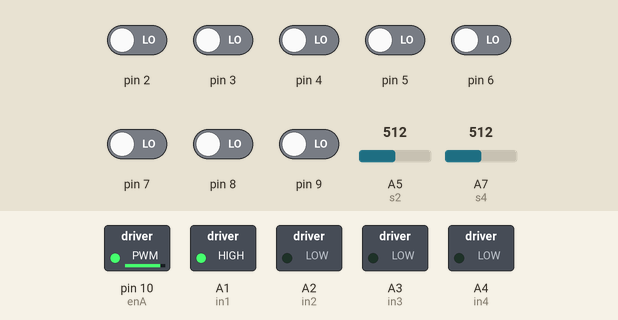
A sketch run on a simulated Arduino Nano, built with avr-gcc and run on an emulated ATmega328P. Parts: switched loads named in the sketch (green lamp = pin HIGH). Inputs (shaded band) come from the test bench; at power-on: pin 2–9 LOW, A5 (s2) = 512, A7 (s4) = 512. What the sketch prints to the serial monitor is not drawn.

Above: at 0.1 s.
Timing chart, 0 to 1.6 s (numbered marks = the images above):
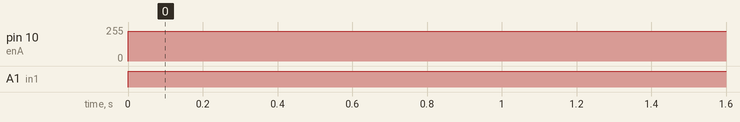

Measured:
- by itself, pin 10 (enA): 0/255 → 225/255 at 0.00 s
- by itself, A1 (in1): LOW → HIGH at 0.00 s

The sketch:

Test.ino
```cpp
//motor Driver
#define enA 10
#define in1 A1
#define in2 A2
#define enB 11
#define in3 A3
#define in4 A4

#define s2 A5
#define s3 A6
#define s4 A7

int pwmOutput = 0;
int dPin = 0;
int val[8];
double color[3];

void setup() {
  // put your setup code here, to run once:
  pinMode(enA, OUTPUT);
  pinMode(in1, OUTPUT);
  pinMode(in2, OUTPUT);
  pinMode(enA, OUTPUT);
  pinMode(in3, OUTPUT);
  pinMode(in4, OUTPUT);
  pinMode(2, INPUT);
  Serial.begin(9600);
}

void loop() {
  // line Sensor


  int index = 0;
   for(dPin=2; dPin<=9; dPin++,index++){
    val[index]=digitalRead(dPin);
  }
  //Serial.print(digitalRead(2));

  for(int i=0; i<8; i++){
    Serial.print(val[i]);
  }
  Serial.print('\n');


  pwmOutput=225;
  //forward left
  //for(pwmOutput=0; pwmOutput<225; pwmOutput++){
    analogWrite(enA, pwmOutput);
    digitalWrite(in1, HIGH);
    digitalWrite(in2, LOW);
  //forward right
   // analogWrite(enB, pwmOutput);
   // digitalWrite(in3, HIGH);
   // digitalWrite(in4, LOW);

    delay(200);
  //}

   color[1]=analogRead(s2);
   //color[2]=analogRead(s3);
   color[3]=analogRead(s4);
   Serial.print(color[1]);
   Serial.print("  ");
   Serial.print(color[2]);
   Serial.print("  ");
   Serial.print(color[3]);
   Serial.print("  ");
   Serial.print('\n');

}
```
